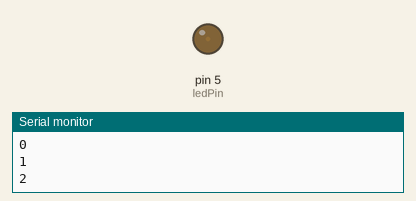
The sketch below on a simulated Arduino Uno, built with avr-gcc and run on an emulated ATmega328P. Parts: output pins drawn as LEDs (lit = HIGH), the last lines printed to the serial monitor.

Above: at 0.05 s.
At 1.3 s:
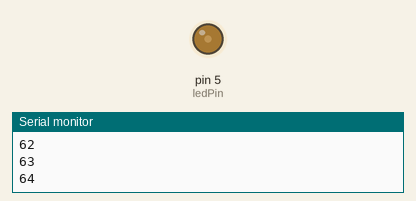
At 2.55 s:
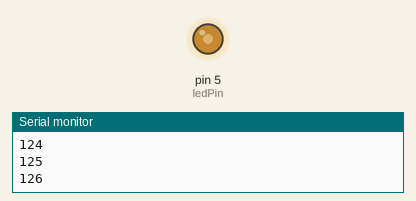
At 5.1 s:
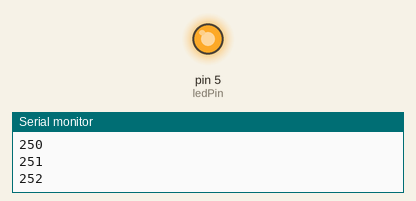
Timing chart, 0 to 6.7 s (numbered marks = the images above):
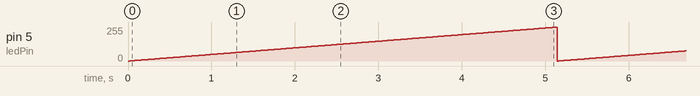

Measured:
- by itself, pin 5 (ledPin): ramps from 0/255 to 254/255 and jumps back, once every 5.1 s

The sketch:

serialout.ino
```cpp
int ledPin = 5;


void setup() {

 Serial.begin(9600);
  // put your setup code here, to run once:


}

void loop() {
  // put your main code here, to run repeatedly:


  for(int x=0; x<255; x=x+1)
  {

  Serial.println(x);
  analogWrite(ledPin,x);
  delay(20);

  }


  for(int x=255;x>255;x=x-1)

  {

    Serial.println(x);
    analogWrite(ledPin,x);
    delay(20);
  }

}
```
